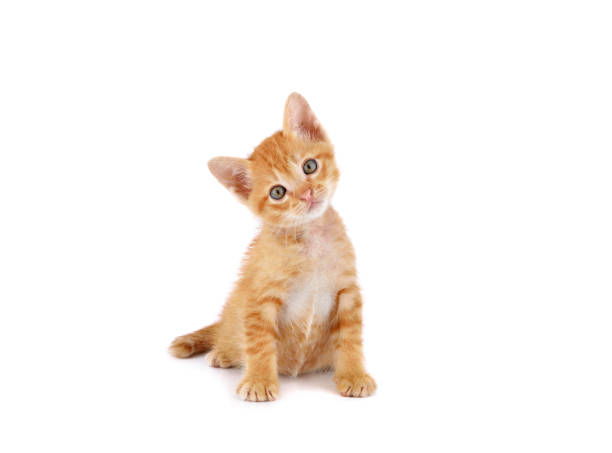
#> input picture cat.jpg, 612 x 453 px
$ python assignment1.py
#> lines starting #> are read from the running program, lines starting #| are printed output that depends on the picture
import cv2

# 1. Load the image
img = cv2.imread('cat.jpg')
#> img is the input picture: shape (453, 612, 3); mean B, G, R 239.5, 244.1, 249.5
if img is None:
    print("Image not found. Make sure 'cat.jpg' is in the folder.")
    exit()

# 2. Draw a rectangle
cv2.rectangle(img, (50, 50), (200, 200), (0, 255, 0), 2)

# 3. Write text on the image
cv2.putText(img, 'Sample Text', (60, 45), cv2.FONT_HERSHEY_SIMPLEX, 1, (255, 0, 0), 2)
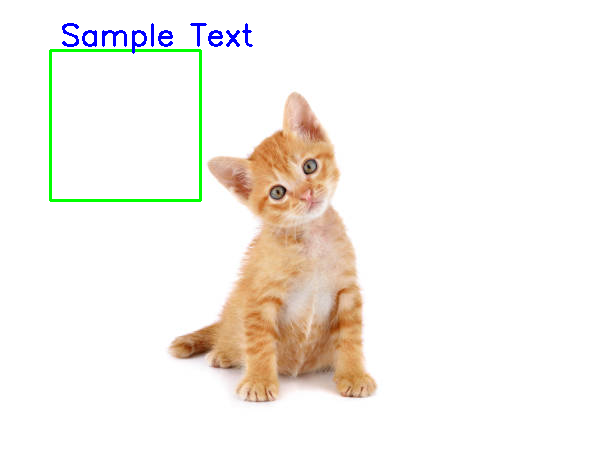
#> img: shape (453, 612, 3); mean B, G, R 237.8, 242.8, 246.6

# 4. Save this image
cv2.imwrite('image_with_text.jpg', img)

# 5. Convert to different color spaces
gray = cv2.cvtColor(img, cv2.COLOR_BGR2GRAY)
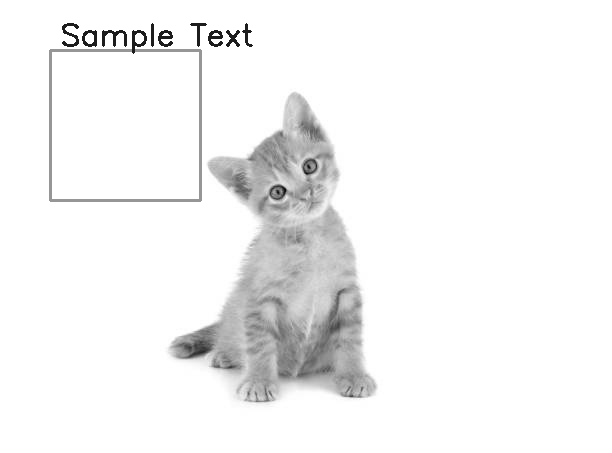
#> gray: shape (453, 612); min 10, max 255, mean 243.4
cv2.imwrite('gray.jpg', gray)

hsv = cv2.cvtColor(img, cv2.COLOR_BGR2HSV)
#> hsv: shape (453, 612, 3); mean H, S, V 4, 15.3, 249.5
cv2.imwrite('hsv.jpg', hsv)

lab = cv2.cvtColor(img, cv2.COLOR_BGR2LAB)
#> lab: shape (453, 612, 3); mean of channels 0, 1, 2 245, 129.3, 131.2
cv2.imwrite('lab.jpg', lab)

# 6. Flip, Rotate, Crop
flipped = cv2.flip(img, 1)
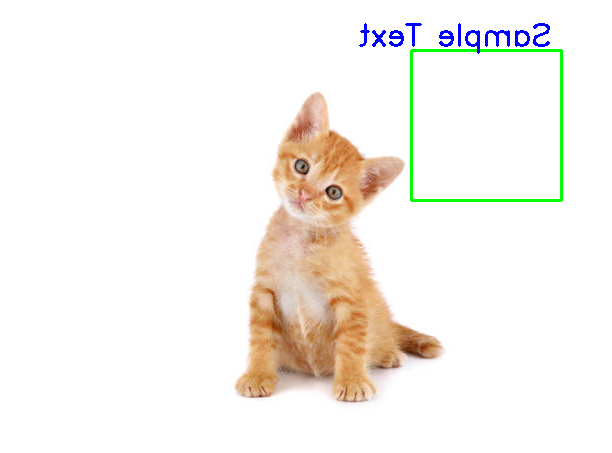
#> flipped: shape (453, 612, 3); mean B, G, R 237.8, 242.8, 246.6
cv2.imwrite('flipped.jpg', flipped)

(h, w) = img.shape[:2]
#> h = 453; w = 612
center = (w // 2, h // 2)
#> center = (306, 226)
matrix = cv2.getRotationMatrix2D(center, 45, 1.0)
rotated = cv2.warpAffine(img, matrix, (w, h))
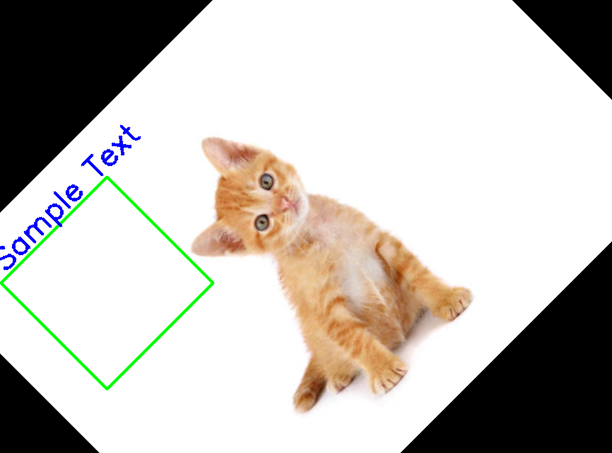
#> rotated: shape (453, 612, 3); mean B, G, R 187.3, 192.3, 196.1
cv2.imwrite('rotated.jpg', rotated)

cropped = img[50:200, 50:200]
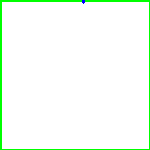
#> cropped: shape (150, 150, 3); mean B, G, R 245, 254.9, 244.9
cv2.imwrite('cropped.jpg', cropped)

# 7. Show the final image
cv2.imshow('Final Image', img)
cv2.waitKey(0)
cv2.destroyAllWindows()
